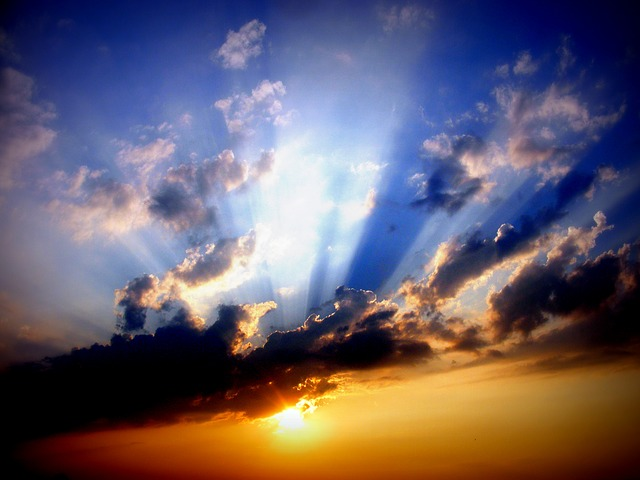
%> input picture examples/AdinaVoicu-Sunset.jpg, 640 x 480 px
$ octave test_project_color.m   (GNU Octave 9; MATLAB toolbox functions it lacks are replaced by stand-ins)
%> lines starting %> are read from the running program, lines starting %| are printed output that depends on the picture
### project_color.m
function F = project_color(f,tmat,mode,m)
  % PROJECT_COLOR applies the color transformation matrix to the input
  %   image.
  %
  % INPUT
  % f: the RGB image
  %
  % OUTPUT
  % F: transformed image
  %
  % If you use any of this work in scientific research or as part of a larger
  % software system, you are kindly requested to cite the use in any related
  % publications or technical documentation. The work is based upon:
  %
  % [1] B. Schauerte, T. Woertwein, R. Stiefelhagen, "Color Decorrelation
  %     Helps Visual Saliency Detection". In Proceedings of the 20th
  %     International Conference on Image Processing (ICIP), 2015.
  %
  % @author B. Schauerte
  % @date 2014

  % Copyright 2014-2013 B. Schauerte. All rights reserved.
  %
  % Redistribution and use in source and binary forms, with or without
  % modification, are permitted provided that the following conditions are
  % met:
  %
  %    1. Redistributions of source code must retain the above copyright
  %       notice, this list of conditions and the following disclaimer.
  %
  %    2. Redistributions in binary form must reproduce the above copyright
  %       notice, this list of conditions and the following disclaimer in
  %       the documentation and/or other materials provided with the
  %       distribution.
  %
  % THIS SOFTWARE IS PROVIDED BY B. SCHAUERTE ''AS IS'' AND ANY EXPRESS OR
  % IMPLIED WARRANTIES, INCLUDING, BUT NOT LIMITED TO, THE IMPLIED
  % WARRANTIES OF MERCHANTABILITY AND FITNESS FOR A PARTICULAR PURPOSE ARE
  % DISCLAIMED. IN NO EVENT SHALL B. SCHAUERTE OR CONTRIBUTORS BE LIABLE
  % FOR ANY DIRECT, INDIRECT, INCIDENTAL, SPECIAL, EXEMPLARY, OR
  % CONSEQUENTIAL DAMAGES (INCLUDING, BUT NOT LIMITED TO, PROCUREMENT OF
  % SUBSTITUTE GOODS OR SERVICES; LOSS OF USE, DATA, OR PROFITS; OR
  % BUSINESS INTERRUPTION) HOWEVER CAUSED AND ON ANY THEORY OF LIABILITY,
  % WHETHER IN CONTRACT, STRICT LIABILITY, OR TORT (INCLUDING NEGLIGENCE OR
  % OTHERWISE) ARISING IN ANY WAY OUT OF THE USE OF THIS SOFTWARE, EVEN IF
  % ADVISED OF THE POSSIBILITY OF SUCH DAMAGE.
  %
  % The views and conclusions contained in the software and documentation
  % are those of the authors and should not be interpreted as representing
  % official policies, either expressed or implied, of B. Schauerte.

  if nargin < 3, mode = 'L'; end
  if nargin < 4, m = []; end % 0-mean normalization: subtract this value before the transformation (e.g., necessary for the PCA)

  [h, w, c] = size(f);

  assert(c == size(tmat,1));
  assert(c == size(tmat,2));

  if ~isempty(m)
    f = f - repmat(reshape(m,1,1,c), [h w 1]);
  end

  switch (mode)
    case 'L'
      tmp = tmat * reshape(f, h*w, c)';
      F   = reshape(tmp', h, w, c);
    case 'R'
      tmp = reshape(f, h*w, c) * tmat;
      F   = reshape(tmp, h, w, c);
    otherwise
      error('unknown mode %s',mode)
  end

### test/test_project_color.m
%% load lib
addpath(genpath('..'));

%% simple test
tmat = [1 0 0; 0 1 0; 0 0 1];
m = [];

img = im2double(imread('../examples/AdinaVoicu-Sunset.jpg'));
img_t = project_color(img,tmat,'R',m);

figure('name','image');
subplot(2,1+size(img_t,3),1); imshow(img);
for i = 1:size(img_t,3)
  subplot(2,1+size(img_t,3),1+i); imshow(img_t(:,:,i));
  subplot(2,1+size(img_t,3),1+size(img_t,3)+1+i); imshow(mat2gray(img_t(:,:,i)));
end
%> this loop made 3 passes
%> pass 1, `imshow(img_t(:,:,i))`:
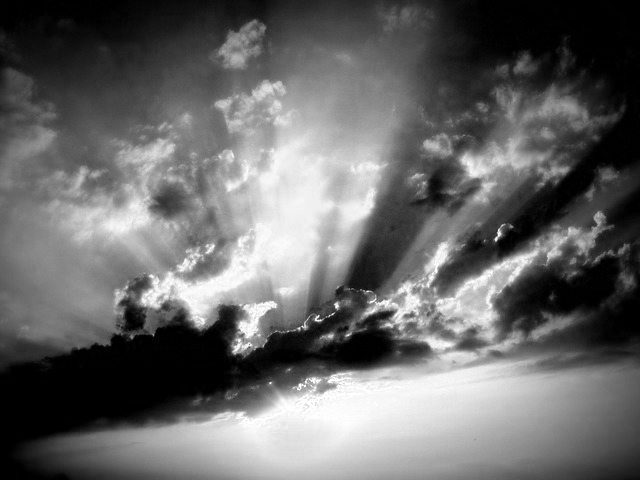
%> displayed picture: size 480x640, on the screen's scale of 0 to 255; min 0, max 255, mean 103.5
%> pass 2, `imshow(img_t(:,:,i))`:
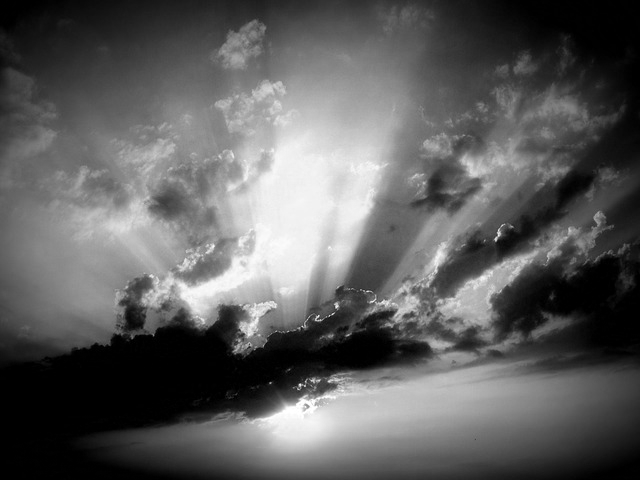
%> displayed picture: size 480x640, on the screen's scale of 0 to 255; min 0, max 255, mean 93.6
%> after the loop:
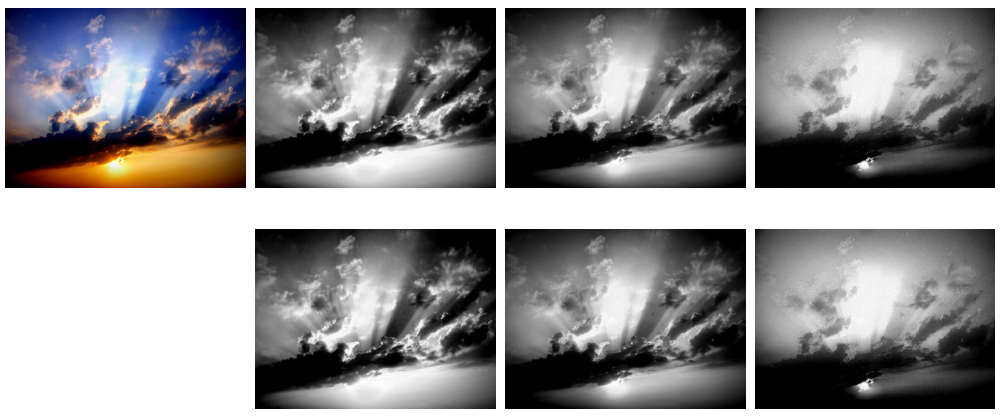
%> figure redrawn from the program's plot data, 7 panels
